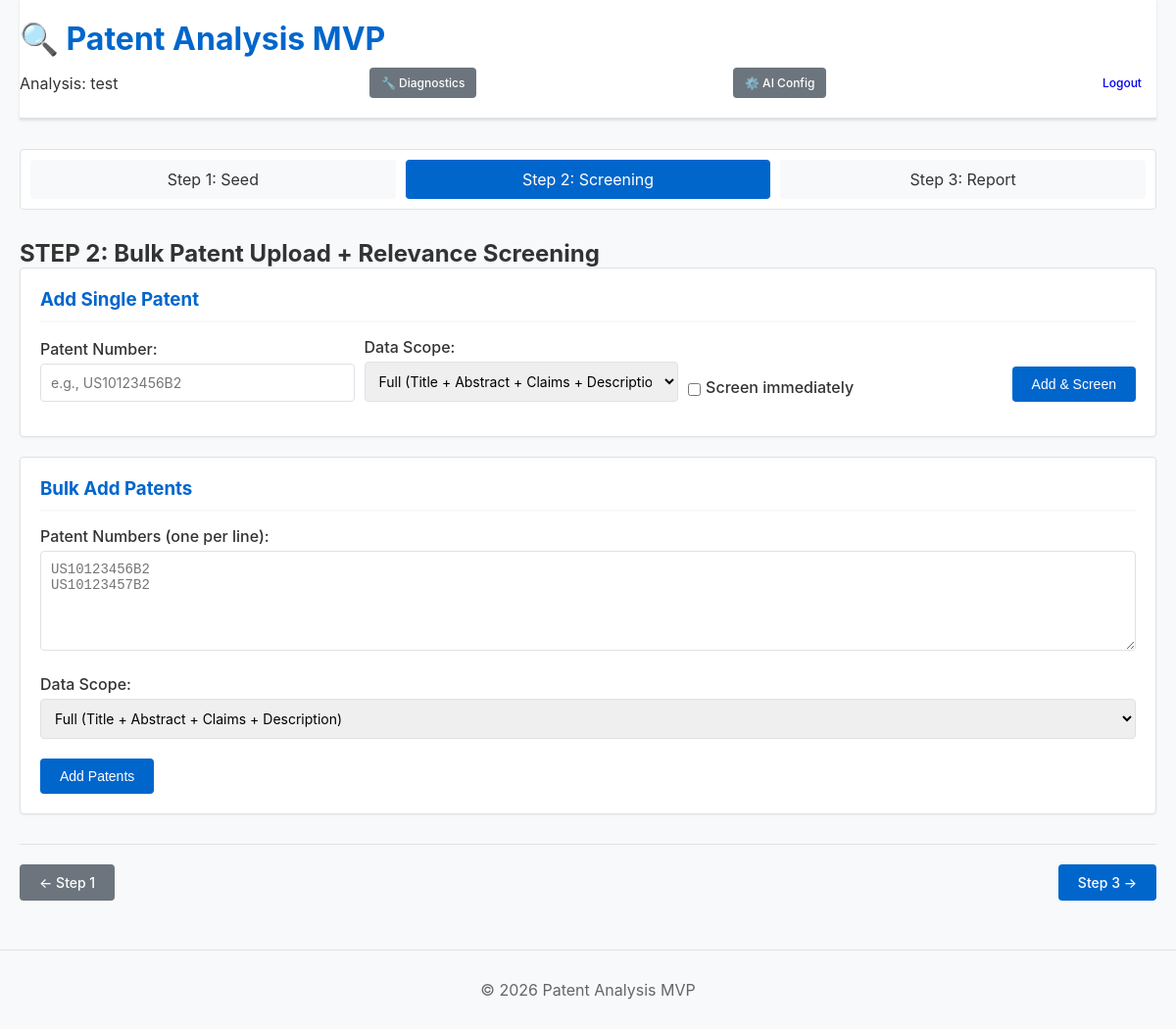
The page /step2.php?analysis_id=1 (signed in) on the database as committed earlier.
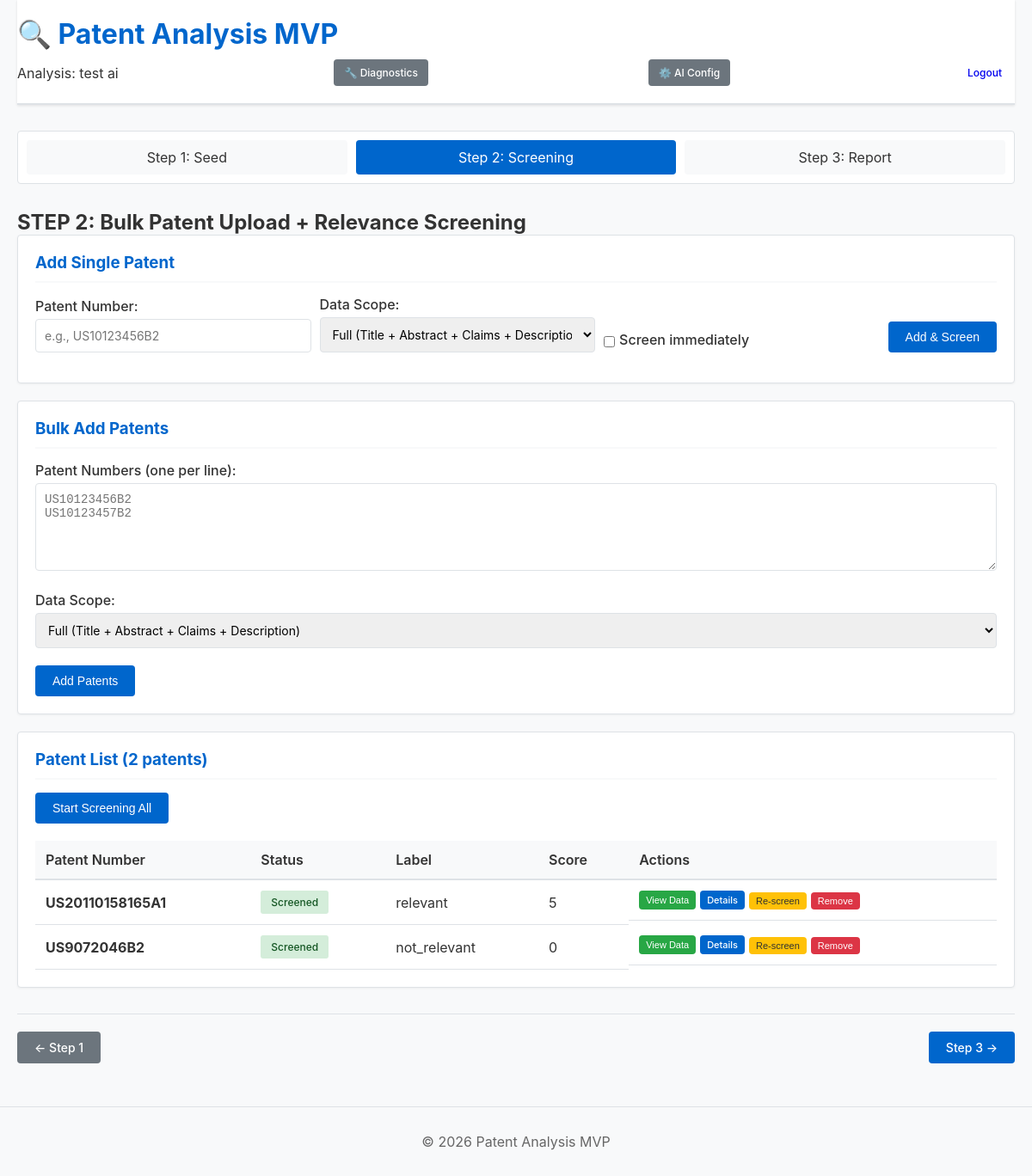
The same page on the database as committed later.
### tables this page shows
CREATE TABLE analyses (
                id INTEGER PRIMARY KEY AUTOINCREMENT,
                name TEXT NOT NULL,
                seed_type TEXT NOT NULL,
                seed_value TEXT NOT NULL,
                seed_extracted_text TEXT,
                created_at TEXT DEFAULT CURRENT_TIMESTAMP,
                updated_at TEXT DEFAULT CURRENT_TIMESTAMP
            );

CREATE TABLE patents (
                id INTEGER PRIMARY KEY AUTOINCREMENT,
                analysis_id INTEGER NOT NULL,
                patent_number TEXT NOT NULL,
                claims_text TEXT,
                abstract_text TEXT,
                fetch_status TEXT DEFAULT 'pending',
                fetch_error TEXT,
                created_at TEXT DEFAULT CURRENT_TIMESTAMP,
                FOREIGN KEY(analysis_id) REFERENCES analyses(id) ON DELETE CASCADE
            );

CREATE TABLE screening_results (
                id INTEGER PRIMARY KEY AUTOINCREMENT,
                patent_id INTEGER NOT NULL,
                overall_label TEXT,
                overall_score REAL,
                reasoning_short TEXT,
                per_element_json TEXT,
                created_at TEXT DEFAULT CURRENT_TIMESTAMP,
                FOREIGN KEY(patent_id) REFERENCES patents(id) ON DELETE CASCADE
            );

### lib/Database.php (called while the page is built, shortened)
<?php
class Database {
    private static $instance = null;
    private $pdo;
    private function __construct() {
        try {
            $this->pdo = new PDO('sqlite:' . DB_PATH);
            $this->pdo->setAttribute(PDO::ATTR_ERRMODE, PDO::ERRMODE_EXCEPTION);
        } catch (PDOException $e) {
            Logger::error("Database connection failed: " . $e->getMessage());
            die("Database connection error. Please run: php scripts/init_db.php");
        }
    }
    public static function getInstance() {
        if (self::$instance === null) {
            self::$instance = new self();
        }
        return self::$instance;
    }
    public function getAnalysis($id) {
        $stmt = $this->pdo->prepare("SELECT * FROM analyses WHERE id = ?");
        $stmt->execute([$id]);
        return $stmt->fetch(PDO::FETCH_ASSOC);
    }
    public function getPatentsByAnalysis($analysisId) {
        $stmt = $this->pdo->prepare("
            SELECT * FROM patents WHERE analysis_id = ? ORDER BY patent_number
        ");
        $stmt->execute([$analysisId]);
        return $stmt->fetchAll(PDO::FETCH_ASSOC);
    }
    public function getScreeningResult($patentId) {
        $stmt = $this->pdo->prepare("
            SELECT * FROM screening_results WHERE patent_id = ? ORDER BY created_at DESC LIMIT 1
        ");
        $stmt->execute([$patentId]);
        return $stmt->fetch(PDO::FETCH_ASSOC);
    }
}

### public/step2.php (the view, shortened to what this page needs)
<?php
require_once __DIR__ . '/../lib/Database.php';
$db = Database::getInstance();
$analysisId = $_GET['analysis_id'] ?? null;
$analysis = $db->getAnalysis($analysisId);
$patents = $db->getPatentsByAnalysis($analysisId);
?>
<!DOCTYPE html>
<html lang="en">
<head>
    <link rel="stylesheet" href="assets/styles.css">
</head>
<body>
    <div class="container">
        <header>
            <h1>🔍 Patent Analysis MVP</h1>
            <div class="header-actions">
                <span>Analysis: <?php echo htmlspecialchars($analysis['name']); ?></span>
                <a href="diagnostics.php" class="btn" style="background:#6c757d; color:white; padding:8px 12px; font-size:12px; margin-right:5px;">🔧 Diagnostics</a>
                <a href="ai_config.php" class="btn" style="background:#6c757d; color:white; padding:8px 12px; font-size:12px; margin-right:10px;">⚙️ AI Config</a>
                <a href="logout.php" class="btn btn-logout">Logout</a>
            </div>
        </header>
        <main>
            <nav class="workflow-nav">
                <a href="step1.php?analysis_id=<?php echo $analysisId; ?>" class="nav-step">Step 1: Seed</a>
                <a href="step2.php?analysis_id=<?php echo $analysisId; ?>" class="nav-step active">Step 2: Screening</a>
                <a href="step3.php?analysis_id=<?php echo $analysisId; ?>" class="nav-step">Step 3: Report</a>
            </nav>
            <section class="step-section">
                <h2>STEP 2: Bulk Patent Upload + Relevance Screening</h2>
                <div class="card">
                    <h3>Add Single Patent</h3>
                    <form method="POST">
                        <div class="patent-form-row">
                            <div class="form-group">
                                <label for="patent_number">Patent Number:</label>
                                <input type="text" id="patent_number" name="patent_number" placeholder="e.g., US10123456B2" style="width:100%;">
                            </div>
                            <div class="form-group">
                                <label for="text_scope_single">Data Scope:</label>
                                <select id="text_scope_single" name="text_scope" style="width:100%;">
                                    <option value="full">Full (Title + Abstract + Claims + Description)</option>
                                </select>
                            </div>
                            <div class="form-group checkbox-inline">
                                <input type="checkbox" id="run_screening" name="run_screening">
                                <label for="run_screening">Screen immediately</label>
                            </div>
                            <button type="submit" class="btn btn-primary">Add & Screen</button>
                        </div>
                    </form>
                </div>
                <div class="card">
                    <h3>Bulk Add Patents</h3>
                    <form method="POST">
                        <div class="form-group">
                            <label for="patent_input">Patent Numbers (one per line):</label>
                            <textarea id="patent_input" name="patent_input" rows="5"
                                      placeholder="US10123456B2&#10;US10123457B2"></textarea>
                        </div>
                        <div class="form-group">
                            <label for="text_scope">Data Scope:</label>
                            <select id="text_scope" name="text_scope">
                                <option value="full">Full (Title + Abstract + Claims + Description)</option>
                            </select>
                        </div>
                        <button type="submit" class="btn btn-primary">Add Patents</button>
                    </form>
                </div>
                <?php if (!empty($patents)): ?>
                    <div class="card">
                        <h3>Patent List (<?php echo count($patents); ?> patents)</h3>
                        <form method="POST" style="margin-bottom: 20px;">
                            <button type="submit" class="btn btn-primary">Start Screening All</button>
                        </form>
                        <table class="results-table">
                            <thead>
                                <tr>
                                    <th>Patent Number</th>
                                    <th>Status</th>
                                    <th>Label</th>
                                    <th>Score</th>
                                    <th>Actions</th>
                                </tr>
                            </thead>
                            <tbody>
                                <?php foreach ($patents as $patent):
                                    $result = $db->getScreeningResult($patent['id']);
                                    $status = $result ? 'Screened' : 'Pending';
                                    $statusClass = $result ? 'status-ok' : 'status-pending';
                                ?>
                                    <tr>
                                        <td><strong><?php echo htmlspecialchars($patent['patent_number']); ?></strong></td>
                                        <td><span class="status <?php echo $statusClass; ?>"><?php echo $status; ?></span></td>
                                        <td><?php echo $result ? htmlspecialchars($result['overall_label']) : '—'; ?></td>
                                        <td><?php echo $result ? htmlspecialchars($result['overall_score']) : '—'; ?></td>
                                        <td class="action-buttons">
                                            <button type="button" class="btn btn-success" onclick="viewPatentData(<?php echo $patent['id']; ?>, '<?php echo htmlspecialchars($patent['patent_number']); ?>')">View Data</button>
                                            <?php if ($result): ?>
                                                <a href="patent_detail.php?patent_id=<?php echo $patent['id']; ?>" class="btn" style="background:#0066cc; color:white;">Details</a>
                                                <form method="POST" onsubmit="return confirm('Re-screen this patent?');">
                                                    <button type="submit" class="btn btn-warning">Re-screen</button>
                                                </form>
                                            <?php endif; ?>
                                            <form method="POST" onsubmit="return confirm('Remove this patent from screening?');">
                                                <button type="submit" class="btn btn-danger">Remove</button>
                                            </form>
                                        </td>
                                    </tr>
                                <?php endforeach; ?>
                            </tbody>
                        </table>
                    </div>
                <?php endif; ?>
                <div class="step-nav">
                    <a href="step1.php?analysis_id=<?php echo $analysisId; ?>" class="btn btn-secondary">← Step 1</a>
                    <a href="step3.php?analysis_id=<?php echo $analysisId; ?>" class="btn btn-primary">Step 3 →</a>
                </div>
            </section>
        </main>
    </div>
    <footer>
        <p>&copy; 2026 Patent Analysis MVP</p>
    </footer>
</body>
</html>

### public/assets/styles.css (style rules this page uses)
* { margin: 0; padding: 0; box-sizing: border-box; }
:root { --primary: #0066cc; --primary-dark: #0052a3; --success: #28a745; --warning: #ffc107; --error: #dc3545; --info: #17a2b8; --light: #f8f9fa; --border: #dee2e6; --text: #333; --text-light: #666; }
html, body { font-family: -apple-system, BlinkMacSystemFont, 'Segoe UI', Roboto, 'Helvetica Neue', Arial, sans-serif; color: var(--text); background: var(--light); }
.container { max-width: 1200px; margin: 0 auto; padding: 0 20px; }
header { background: white; border-bottom: 2px solid var(--border); padding: 20px 0; margin-bottom: 30px; box-shadow: 0 1px 3px rgba(0, 0, 0, 0.1); }
header h1 { color: var(--primary); margin-bottom: 10px; }
.header-actions { display: flex; justify-content: space-between; align-items: center; margin-top: 10px; }
footer { text-align: center; padding: 30px; color: var(--text-light); border-top: 1px solid var(--border); margin-top: 50px; }
.btn { display: inline-block; padding: 10px 20px; font-size: 14px; border: none; border-radius: 4px; cursor: pointer; text-decoration: none; transition: all 0.3s ease; font-weight: 500; }
.btn-primary { background: var(--primary); color: white; }
.btn-secondary { background: #6c757d; color: white; }
.btn-danger { background: var(--error); color: white; }
.btn-logout { padding: 8px 15px; font-size: 12px; }
.form-group { margin-bottom: 20px; }
.form-group label { display: block; margin-bottom: 5px; font-weight: 500; }
.form-group input[type="text"], .form-group input[type="email"], .form-group input[type="password"], .form-group textarea, .form-group select { width: 100%; padding: 10px; border: 1px solid var(--border); border-radius: 4px; font-size: 14px; font-family: inherit; }
.form-group textarea { resize: vertical; font-family: monospace; }
.card { background: white; padding: 20px; margin-bottom: 20px; border-radius: 4px; border: 1px solid var(--border); box-shadow: 0 1px 3px rgba(0, 0, 0, 0.05); }
.card h3 { margin-bottom: 15px; color: var(--primary); border-bottom: 2px solid var(--light); padding-bottom: 10px; }
.workflow-nav { display: flex; gap: 10px; margin-bottom: 30px; background: white; padding: 10px; border-radius: 4px; border: 1px solid var(--border); }
.nav-step { flex: 1; padding: 10px 15px; text-align: center; border-radius: 4px; text-decoration: none; color: var(--text); background: var(--light); transition: all 0.3s ease; }
.nav-step.active { background: var(--primary); color: white; }
.step-nav { display: flex; gap: 10px; justify-content: space-between; margin-top: 30px; padding-top: 20px; border-top: 1px solid var(--border); }
.analyses-table, .results-table { width: 100%; border-collapse: collapse; background: white; }
.analyses-table th, .results-table th { background: #f8f9fa; padding: 12px; text-align: left; font-weight: 600; border-bottom: 2px solid var(--border); }
.analyses-table td, .results-table td { padding: 12px; border-bottom: 1px solid var(--border); }
.status { display: inline-block; padding: 6px 12px; border-radius: 3px; font-size: 12px; font-weight: 500; }
.status-ok { background: #d4edda; color: #155724; }

### public/step2.php (style rules this page uses)
.patent-form-row { display: flex; gap: 10px; align-items: flex-end; margin-bottom: 15px; }
.patent-form-row .form-group { flex: 1; margin-bottom: 0; }
.patent-form-row .btn { margin-bottom: 0; }
.checkbox-inline { display: flex; align-items: center; gap: 5px; }
.checkbox-inline input { width: auto; }
.action-buttons { display: flex; gap: 5px; flex-wrap: wrap; }
.action-buttons form { display: inline; }
.action-buttons .btn { padding: 4px 8px; font-size: 11px; }
.btn-danger { background: #dc3545; color: white; }
.btn-warning { background: #ffc107; color: #333; }
.btn-success { background: #28a745; color: white; }

Rows that differ between the two databases and show on the page:
changed analyses: name "test" → "test ai"
added patents: patent_number "US20110158165A1", status "Screened", screening_results.overall_label "relevant", screening_results.overall_score "5"
added patents: patent_number "US9072046B2", status "Screened", screening_results.overall_label "not_relevant", screening_results.overall_score "0"
Other text that changed with them:
count($patents): (not shown) → "2"
text now shown: "Patent List ( patents) Start Screening All Patent Number Status Label Score Actions"
